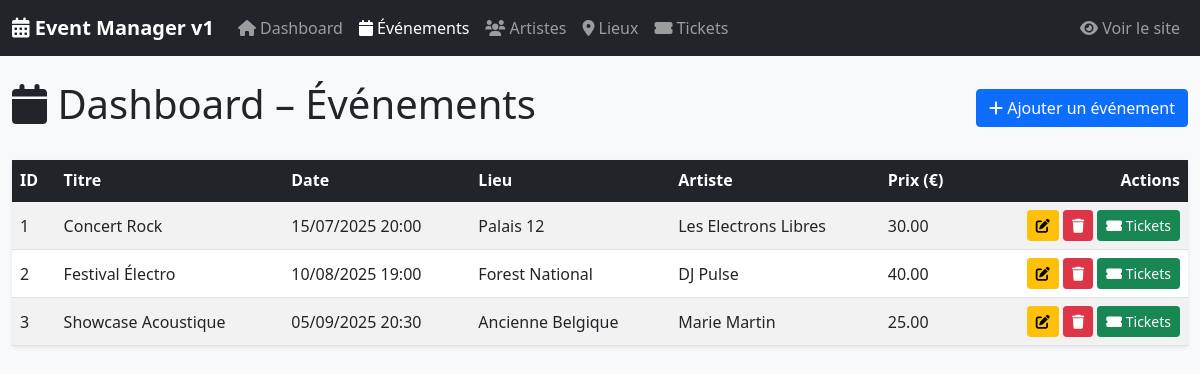
The page /admin/evenements.php?error=not_found on the database its author committed.
### tables this page shows
CREATE TABLE `evenement` (
  `id_evenement` int(11) NOT NULL,
  `titre` varchar(255) NOT NULL,
  `description` text DEFAULT NULL,
  `date_heure` datetime NOT NULL,
  `prix` decimal(10,2) DEFAULT 0.00,
  `id_venue` int(11) DEFAULT NULL,
  `id_artiste` int(11) DEFAULT NULL,
  `image` varchar(255) DEFAULT NULL
);

CREATE TABLE `venue` (
  `id_venue` int(11) NOT NULL,
  `nom` varchar(255) NOT NULL,
  `type` varchar(100) DEFAULT NULL,
  `adresse` varchar(255) DEFAULT NULL,
  `url` varchar(255) DEFAULT NULL,
  `photo` varchar(255) DEFAULT NULL
);

CREATE TABLE `artiste` (
  `id_artiste` int(11) NOT NULL,
  `nom` varchar(255) NOT NULL,
  `url` varchar(255) DEFAULT NULL,
  `photo` varchar(255) DEFAULT NULL
);

### classes/Evenement.php (called while the page is built, shortened)
<?php
class Evenement {
    private $conn;
    private $table = 'evenement';
    public function __construct($db) {
        $this->conn = $db;
    }
    public function lire() {
        $query = "SELECT e.*, v.nom as venue_nom, a.nom as artiste_nom
                  FROM " . $this->table . " e
                  LEFT JOIN venue v ON e.id_venue = v.id_venue
                  LEFT JOIN artiste a ON e.id_artiste = a.id_artiste
                  ORDER BY e.date_heure ASC";
        $stmt = $this->conn->prepare($query);
        $stmt->execute();
        return $stmt->fetchAll(PDO::FETCH_ASSOC);
    }
}
?>

### admin/evenements.php (the view, shortened to what this page needs)
<?php
require_once '../classes/Evenement.php';
$database = new Database();
$db = $database->getConnection();
$evenement = new Evenement($db);
$evenements = $evenement->lire();
include 'includes/header.php';
?>
<div class="d-flex justify-content-between align-items-center mb-4">
    <h1><i class="fas fa-calendar"></i> Dashboard – Événements</h1>
    <a href="evenement_ajouter.php" class="btn btn-primary">
        <i class="fas fa-plus"></i> Ajouter un événement
    </a>
</div>
<div class="card">
    <div class="card-body p-0">
        <div class="table-responsive">
            <table class="table table-striped mb-0 align-middle">
                <thead class="table-dark">
                    <tr>
                        <th>ID</th>
                        <th>Titre</th>
                        <th>Date</th>
                        <th>Lieu</th>
                        <th>Artiste</th>
                        <th>Prix (€)</th>
                        <th class="text-end">Actions</th>
                    </tr>
                </thead>
                <tbody>
                    <?php if(empty($evenements)): ?>
                    <tr>
                        <td colspan="7" class="text-center">Aucun événement enregistré</td>
                    </tr>
                    <?php else: ?>
                    <?php foreach ($evenements as $evt): ?>
                    <tr>
                        <td><?= $evt['id_evenement'] ?></td>
                        <td><?= htmlspecialchars($evt['titre']) ?></td>
                        <td><?= date('d/m/Y H:i', strtotime($evt['date_heure'])) ?></td>
                        <td><?= htmlspecialchars($evt['venue_nom'] ?? 'Non défini') ?></td>
                        <td><?= htmlspecialchars($evt['artiste_nom'] ?? 'Non défini') ?></td>
                        <td><?= number_format($evt['prix'], 2) ?></td>
                        <td class="text-end">
                            <a href="evenement_modifier.php?id=<?= $evt['id_evenement'] ?>" class="btn btn-warning btn-sm">
                                <i class="fas fa-edit"></i>
                            </a>
                            <a href="?supprimer=<?= $evt['id_evenement'] ?>" class="btn btn-danger btn-sm"
                               onclick="return confirmerSuppression(this, 'événement')">
                                <i class="fas fa-trash"></i>
                            </a>
                            <a href="tickets_evenement.php?evenement_id=<?= $evt['id_evenement'] ?>" class="btn btn-success btn-sm">
                                <i class="fas fa-ticket-alt"></i> Tickets
                            </a>
                        </td>
                    </tr>
                    <?php endforeach; ?>
                    <?php endif; ?>
                </tbody>
            </table>
        </div>
    </div>
</div>
<?php include 'includes/footer.php'; ?>

### admin/includes/header.php (style rules this page uses)
.table th { background-color: #212529; color: white; }
body { background-color: #f8f9fa; }
.card { border: none; box-shadow: 0 0.125rem 0.25rem rgba(0,0,0,0.075); }

### rows shown on the page
evenement: id_evenement "1", titre "Concert Rock", date_heure "15/07/2025 20:00", id_venue.nom "Palais 12", id_artiste.nom "Les Electrons Libres", prix "30.00"
evenement: id_evenement "2", titre "Festival Électro", date_heure "10/08/2025 19:00", id_venue.nom "Forest National", id_artiste.nom "DJ Pulse", prix "40.00"
evenement: id_evenement "3", titre "Showcase Acoustique", date_heure "05/09/2025 20:30", id_venue.nom "Ancienne Belgique", id_artiste.nom "Marie Martin", prix "25.00"
